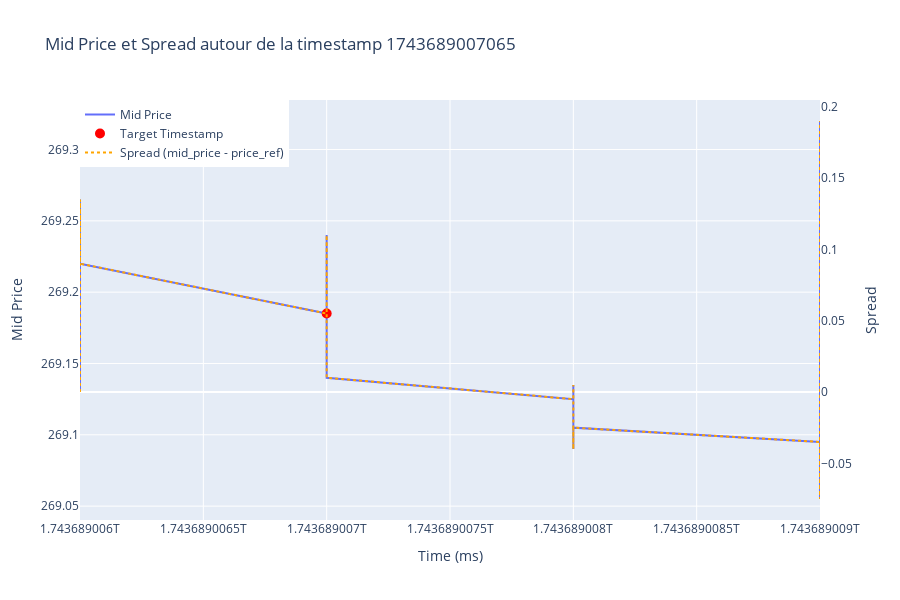

Notebook code for this chart:
### Code cell
import pandas as pd
import plotly.graph_objects as go

# Timestamp cible
timestamp_to_plot = 1743689007065

# Fenêtre de 10 secondes avant et après
window = 2 * 1000  # en millisecondes

# Filtrage autour de la timestamp
df_window = df_price[
    (df_price['time'] >= timestamp_to_plot - window) &
    (df_price['time'] <= timestamp_to_plot + window)
].copy()  # copy pour éviter les SettingWithCopyWarning

# Calcul du prix de référence (mid_price au début de la fenêtre)
price_ref = df_window.iloc[0]['mid_price']
df_window['spread'] = df_window['mid_price'] - price_ref

# Création du graphique
fig = go.Figure()

# Trace mid_price
fig.add_trace(go.Scatter(
    x=df_window['time'],
    y=df_window['mid_price'],
    mode='lines',
    name='Mid Price'
))

# Point rouge à la timestamp cible
closest_idx = df_window['time'].sub(timestamp_to_plot).abs().idxmin()
closest_time = df_window.loc[closest_idx, 'time']
closest_price = df_window.loc[closest_idx, 'mid_price']

fig.add_trace(go.Scatter(
    x=[closest_time],
    y=[closest_price],
    mode='markers',
    marker=dict(color='red', size=10),
    name='Target Timestamp'
))

# Ajout de la courbe de spread
fig.add_trace(go.Scatter(
    x=df_window['time'],
    y=df_window['spread'],
    mode='lines',
    name='Spread (mid_price - price_ref)',
    yaxis='y2',
    line=dict(dash='dot', color='orange')
))

# Layout avec un deuxième axe Y pour le spread
fig.update_layout(
    title=f"Mid Price et Spread autour de la timestamp {timestamp_to_plot}",
    xaxis_title="Time (ms)",
    yaxis=dict(title="Mid Price"),
    yaxis2=dict(title="Spread", overlaying='y', side='right', showgrid=False),
    legend=dict(x=0, y=1),
    height=600
)

fig.show()

### Figure 1 — Plotly figure (JSON) as saved in the notebook; plotly's stock layout.template omitted (floating-point values rounded to 4 significant figures; data arrays with more than 128 entries replaced by an {"elided": "..."} marker saying what was removed)
{"data": [{"mode": "lines", "name": "Mid Price", "type": "scatter", "x": {"elided": "400 int values"}, "y": {"elided": "400 float values"}}, {"marker": {"color": "red", "size": 10}, "mode": "markers", "name": "Target Timestamp", "type": "scatter", "x": [1743689007000], "y": [269.2]}, {"line": {"color": "orange", "dash": "dot"}, "mode": "lines", "name": "Spread (mid_price - price_ref)", "type": "scatter", "x": {"elided": "400 int values"}, "y": {"elided": "400 float values"}, "yaxis": "y2"}], "layout": {"height": 600, "legend": {"x": 0, "y": 1}, "title": {"text": "Mid Price et Spread autour de la timestamp 1743689007065"}, "xaxis": {"title": {"text": "Time (ms)"}}, "yaxis": {"title": {"text": "Mid Price"}}, "yaxis2": {"overlaying": "y", "showgrid": false, "side": "right", "title": {"text": "Spread"}}}}
